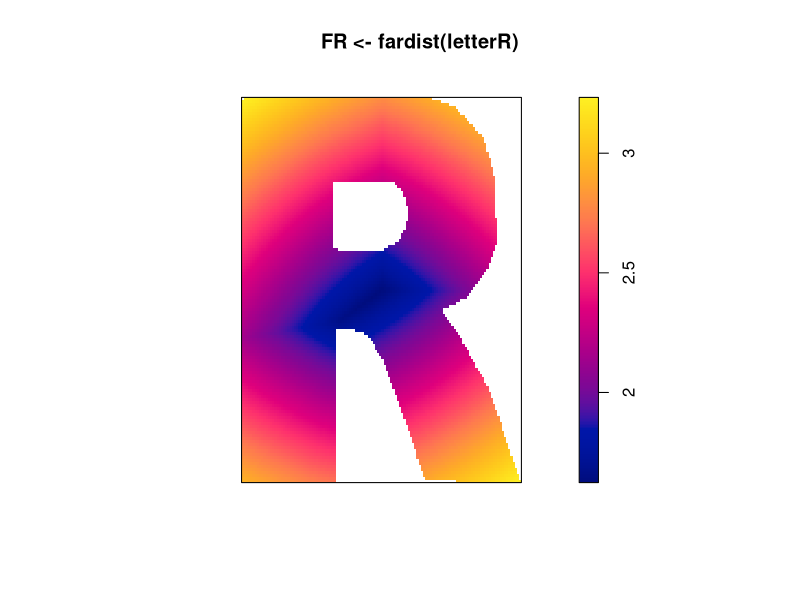

Recreate this plot in R.
library(spatstat)


### Name: fardist
### Title: Farthest Distance to Boundary of Window
### Aliases: fardist fardist.ppp fardist.owin
### Keywords: spatial math

### ** Examples

  fardist(cells)

  plot(FR <- fardist(letterR))
